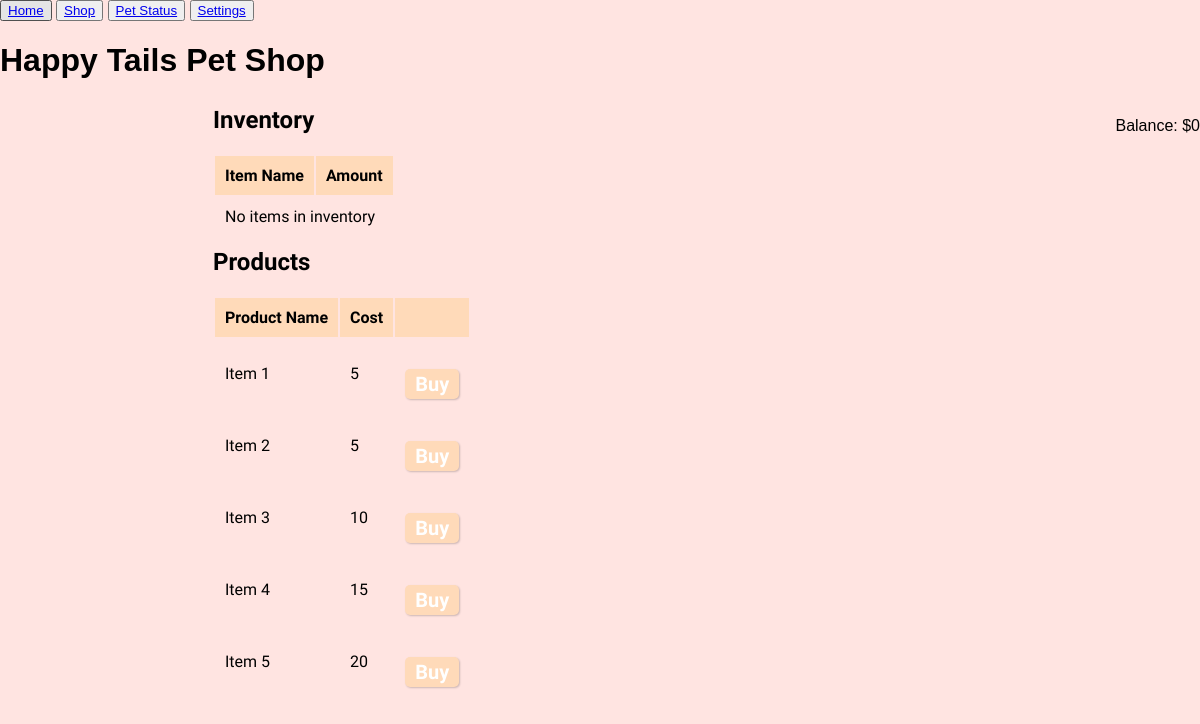
Page /shop on the committed database.
### tables this page shows
CREATE TABLE pet_shop
                (item_id INTEGER PRIMARY KEY AUTOINCREMENT,
                item_name TEXT,
                cost INTEGER,
                effect INTEGER);

### webapp.py (the view)
@app.route('/shop')
def shop():
    conn = sqlite3.connect('db/accountapet.db')
    c = conn.cursor()
    c.execute("SELECT user_name, user_id FROM current_user")
    result = c.fetchone()
    if result is None:
        return render_template('login.html')
    else:
        user_name, user_id = result[0], result[1]
    c.execute("SELECT wallet FROM users WHERE user_id=?", (user_id,))
    result = c.fetchone()
    wallet = result[0] if result else 0
    c.execute("SELECT item_id, item_name, item_amount, effect FROM inventory WHERE user_id=?", (user_id,))
    user_inventory = c.fetchall()
    c.execute("SELECT item_id, item_name, cost, effect FROM pet_shop")
    pet_shop_items = c.fetchall()
    c.close()
    conn.close()
    return render_template('shop.html', user_name=user_name, wallet=wallet, user_inventory=user_inventory, pet_shop_items=pet_shop_items)

### templates/shop.html (shortened to what this page needs)
<!DOCTYPE html>
<html>
<head>
    <link rel="stylesheet" type="text/css" href="{{ url_for('static', filename='style.css') }}">
</head>
<body>
    <div class="nav">
        <button class="button-nav"><a href="{{ url_for('home') }}">Home</a></button>
        <button class="button-nav"><a href="{{ url_for('shop') }}">Shop</a></button>
        <button class="button-nav"><a href="{{ url_for('pet_status') }}">Pet Status</a></button>
        <button class="button-nav"><a href="{{ url_for('settings') }}">Settings</a></button>
    </div>
    <h1>Happy Tails Pet Shop</h1>
    <p class="wallet">Balance: ${{ wallet }}</p>
    <div class="content">
        <div class="table-container">
          <div class="column table">
            <h2>Inventory</h2>
            <table>
              <thead>
                <tr>
                  <th>Item Name</th>
                  <th>Amount</th>
                </tr>
              </thead>
              <tbody>
                {% if user_inventory %}
                  {% for item in user_inventory %}
                    <tr>
                      <td>{{ item[1] }}</td>
                      <td>{{ item[2] }}</td>
                    </tr>
                  {% endfor %}
                {% else %}
                  <tr>
                    <td colspan="2">No items in inventory</td>
                  </tr>
                {% endif %}
              </tbody>
            </table>
          </div>
          <div class="column table">
            <h2>Products</h2>
            <table>
              <thead>
                <tr>
                  <th>Product Name</th>
                  <th>Cost</th>
                  <th></th>
                </tr>
              </thead>
              <tbody>
                {% for item in pet_shop_items %}
                  <tr>
                    <td>{{ item[1] }}</td>
                    <td>{{ item[2] }}</td>
                    <td>
                      <form action="http://127.0.0.1:5002/shop" method="POST">
                        <button type="submit">Buy</button>
                      </form>
                    </td>
                  </tr>
                {% endfor %}
              </tbody>
            </table>
          </div>
        </div>
    </div>
</body>
</html>

### static/style.css (style rules this page uses)
body { margin: 0; padding: 0; font-family: sans-serif; background-color: #FFE4E1; }
.content { max-width: 800px; margin: 0 auto; }
form { width: 40%; }
form button { display: block; height: 40px; margin-top: 20px; font-size: 20px; font-weight: bold; font-family: 'Tilt Warp'; color: #fff; background-color: #FFDAB9; border-radius: 5px; border: none; box-shadow: 1px 1px 2px rgba(0,0,0,0.2); padding: 0 10px; }
.wallet { float: right; }
.table-container { display: flex; flex-wrap: wrap; justify-content: center; align-items: flex-start; }
.table { width: 48%; margin-right: 1%; margin-left: 1%; }
.table h2 { font-size: 24px; font-family: 'Tilt Warp'; margin-top: 0; margin-bottom: 20px; }
.table th, .table td { padding: 10px; text-align: left; font-size: 16px; font-family: 'Tilt Warp'; }
.table th { background-color: #FFDAB9; }
.table td { background-color: #FFE4E1; }
.table td button { background-color: #FFDAB9; color: #fff; border-radius: 5px; border: none; box-shadow: 1px 1px 2px rgba(0,0,0,0.2); padding: 0 10px; height: 30px; cursor: pointer; }
.column { flex: 50%; padding: 5px; }

### rows in the picture
pet_shop: item_name "Item 1", cost "5"
pet_shop: item_name "Item 2", cost "5"
pet_shop: item_name "Item 3", cost "10"
pet_shop: item_name "Item 4", cost "15"
pet_shop: item_name "Item 5", cost "20"

### other values in the picture
{{ wallet }} "0"
